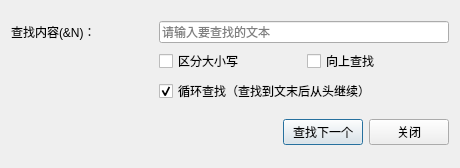
<?xml version="1.0" encoding="UTF-8"?>
<ui version="4.0">
 <class>FindDialog</class>
 <widget class="QDialog" name="FindDialog">
  <property name="geometry">
   <rect>
    <x>0</x>
    <y>0</y>
    <width>460</width>
    <height>168</height>
   </rect>
  </property>
  <property name="windowTitle">
   <string>查找</string>
  </property>
  <layout class="QVBoxLayout" name="verticalLayout">
   <item>
    <layout class="QGridLayout" name="gridLayout">
     <item row="0" column="0">
      <widget class="QLabel" name="findLabel">
       <property name="text">
        <string>查找内容(&amp;N)：</string>
       </property>
      </widget>
     </item>
     <item row="0" column="1" colspan="2">
      <widget class="QLineEdit" name="findLineEdit">
       <property name="placeholderText">
        <string>请输入要查找的文本</string>
       </property>
       <property name="clearButtonEnabled">
        <bool>true</bool>
       </property>
      </widget>
     </item>
     <item row="1" column="1">
      <widget class="QCheckBox" name="caseSensitiveCheck">
       <property name="text">
        <string>区分大小写</string>
       </property>
      </widget>
     </item>
     <item row="1" column="2">
      <widget class="QCheckBox" name="backwardCheck">
       <property name="text">
        <string>向上查找</string>
       </property>
      </widget>
     </item>
     <item row="2" column="1" colspan="2">
      <widget class="QCheckBox" name="wrapCheck">
       <property name="text">
        <string>循环查找（查找到文末后从头继续）</string>
       </property>
       <property name="checked">
        <bool>true</bool>
       </property>
      </widget>
     </item>
    </layout>
   </item>
   <item>
    <layout class="QHBoxLayout" name="buttonLayout">
     <item>
      <spacer name="horizontalSpacer">
       <property name="orientation">
        <enum>Qt::Orientation::Horizontal</enum>
       </property>
       <property name="sizeHint" stdset="0">
        <size>
         <width>40</width>
         <height>20</height>
        </size>
       </property>
      </spacer>
     </item>
     <item>
      <widget class="QPushButton" name="findNextButton">
       <property name="text">
        <string>查找下一个</string>
       </property>
       <property name="default">
        <bool>true</bool>
       </property>
      </widget>
     </item>
     <item>
      <widget class="QPushButton" name="closeButton">
       <property name="text">
        <string>关闭</string>
       </property>
      </widget>
     </item>
    </layout>
   </item>
  </layout>
 </widget>
 <resources/>
 <connections/>
</ui>
